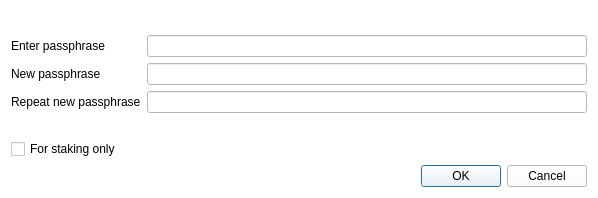
<?xml version="1.0" encoding="UTF-8"?>
<ui version="4.0">
 <class>AskPassphraseDialog</class>
 <widget class="QDialog" name="AskPassphraseDialog">
  <property name="geometry">
   <rect>
    <x>0</x>
    <y>0</y>
    <width>598</width>
    <height>198</height>
   </rect>
  </property>
  <property name="sizePolicy">
   <sizepolicy hsizetype="Preferred" vsizetype="Minimum">
    <horstretch>0</horstretch>
    <verstretch>0</verstretch>
   </sizepolicy>
  </property>
  <property name="minimumSize">
   <size>
    <width>550</width>
    <height>0</height>
   </size>
  </property>
  <property name="windowTitle">
   <string>Passphrase Dialog</string>
  </property>
  <property name="styleSheet">
   <string notr="true">background-color: rgb(255, 255, 255);</string>
  </property>
  <layout class="QVBoxLayout" name="verticalLayout">
   <item>
    <widget class="QLabel" name="warningLabel">
     <property name="textFormat">
      <enum>Qt::RichText</enum>
     </property>
     <property name="wordWrap">
      <bool>true</bool>
     </property>
    </widget>
   </item>
   <item>
    <layout class="QFormLayout" name="formLayout">
     <property name="fieldGrowthPolicy">
      <enum>QFormLayout::AllNonFixedFieldsGrow</enum>
     </property>
     <item row="0" column="0">
      <widget class="QLabel" name="passLabel1">
       <property name="text">
        <string>Enter passphrase</string>
       </property>
      </widget>
     </item>
     <item row="0" column="1">
      <widget class="QLineEdit" name="passEdit1">
       <property name="echoMode">
        <enum>QLineEdit::Password</enum>
       </property>
      </widget>
     </item>
     <item row="1" column="0">
      <widget class="QLabel" name="passLabel2">
       <property name="text">
        <string>New passphrase</string>
       </property>
      </widget>
     </item>
     <item row="1" column="1">
      <widget class="QLineEdit" name="passEdit2">
       <property name="echoMode">
        <enum>QLineEdit::Password</enum>
       </property>
      </widget>
     </item>
     <item row="2" column="0">
      <widget class="QLabel" name="passLabel3">
       <property name="text">
        <string>Repeat new passphrase</string>
       </property>
      </widget>
     </item>
     <item row="2" column="1">
      <widget class="QLineEdit" name="passEdit3">
       <property name="echoMode">
        <enum>QLineEdit::Password</enum>
       </property>
      </widget>
     </item>
     <item row="3" column="1">
      <widget class="QLabel" name="capsLabel">
       <property name="font">
        <font>
         <weight>75</weight>
         <bold>true</bold>
        </font>
       </property>
       <property name="text">
        <string/>
       </property>
       <property name="alignment">
        <set>Qt::AlignCenter</set>
       </property>
      </widget>
     </item>
     <item row="4" column="0">
      <widget class="QCheckBox" name="stakingCheckBox">
       <property name="enabled">
        <bool>true</bool>
       </property>
       <property name="visible">
        <bool>false</bool>
       </property>
       <property name="toolTip">
        <string>Serves to disable the trivial sendmoney when OS account compromised. Provides no real security.</string>
       </property>
       <property name="text">
        <string>For staking only</string>
       </property>
      </widget>
     </item>
    </layout>
   </item>
   <item>
    <widget class="QDialogButtonBox" name="buttonBox">
     <property name="orientation">
      <enum>Qt::Horizontal</enum>
     </property>
     <property name="standardButtons">
      <set>QDialogButtonBox::Cancel|QDialogButtonBox::Ok</set>
     </property>
    </widget>
   </item>
  </layout>
 </widget>
 <resources/>
 <connections>
  <connection>
   <sender>buttonBox</sender>
   <signal>accepted()</signal>
   <receiver>AskPassphraseDialog</receiver>
   <slot>accept()</slot>
   <hints>
    <hint type="sourcelabel">
     <x>248</x>
     <y>254</y>
    </hint>
    <hint type="destinationlabel">
     <x>157</x>
     <y>274</y>
    </hint>
   </hints>
  </connection>
  <connection>
   <sender>buttonBox</sender>
   <signal>rejected()</signal>
   <receiver>AskPassphraseDialog</receiver>
   <slot>reject()</slot>
   <hints>
    <hint type="sourcelabel">
     <x>316</x>
     <y>260</y>
    </hint>
    <hint type="destinationlabel">
     <x>286</x>
     <y>274</y>
    </hint>
   </hints>
  </connection>
 </connections>
</ui>
